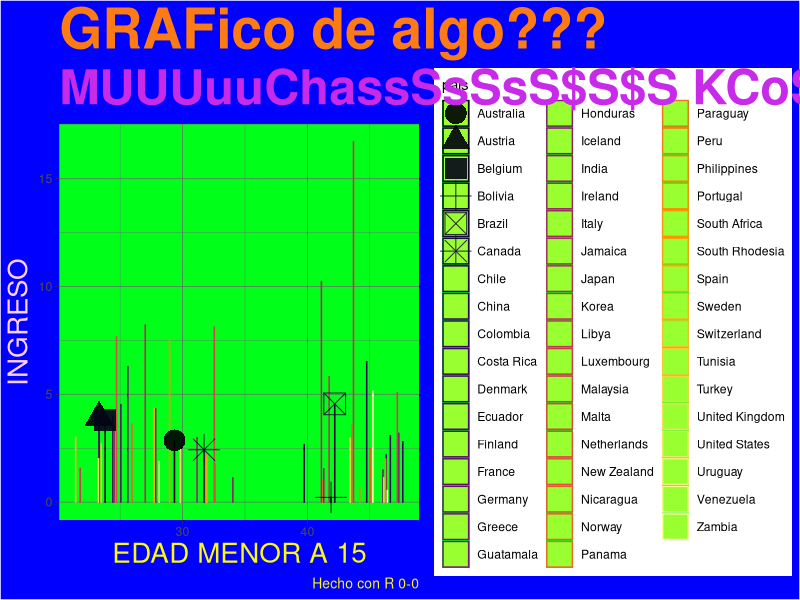

Write the R code that produced this figure.
#imagen fea
# Cargar
library(tidyverse)

# 
datos_grafico <- LifeCycleSavings |> 
  rownames_to_column(var = "pais")

# ggplot
ggplot(
  data = datos_grafico, 
  mapping = aes(
    x = pop15, 
    y = ddpi, 
    colour = pais,  # color por país
    shape = pais    #forma por pais
  )
) +
  
  # geom_col
  geom_col(fill = "#c0ff38", alpha = 0.8) + 
  
  #geom_line
  geom_line(colour = "purple", linewidth = 4) +
  
  #geom_jitter
  geom_jitter(size = 7, alpha = 0.9) +
  
  # 
  scale_colour_viridis_d(option = "inferno") +
  
  # TEXTOS EN MAYÚSCULA
  labs(
    title    = "GRAFico de algo???",
    subtitle = "MUUUuuChassSsSsS$S$S KCoSa$ ",
    caption  = "Hecho con R 0-0",
    x        = "EDAD MENOR A 15",
    y        = "INGRESO"
  ) +
  
  theme_dark() +
  theme (
    plot.title = element_text (color="#FC7B14", size=40, face="bold" ),
    plot.subtitle = element_text(color= "#C72AE8", size=35, face="bold"),
    plot.caption = element_text(color= "#FCF912", size=10),
    axis.title.x = element_text(color= "#FCF912", size=20), 
    axis.title.y = element_text(color= "#FCCFF9", size=20),
    plot.background = element_rect(fill = "blue"),
    panel.background = element_rect(fill="#00FF19"))
